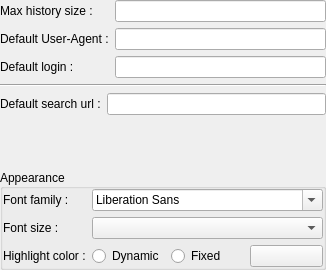
<?xml version="1.0" encoding="UTF-8"?>
<ui version="4.0">
 <class>QQGeneralSettings</class>
 <widget class="QWidget" name="QQGeneralSettings">
  <property name="geometry">
   <rect>
    <x>0</x>
    <y>0</y>
    <width>295</width>
    <height>270</height>
   </rect>
  </property>
  <property name="windowTitle">
   <string>Form</string>
  </property>
  <layout class="QVBoxLayout" name="verticalLayout">
   <property name="leftMargin">
    <number>0</number>
   </property>
   <property name="topMargin">
    <number>0</number>
   </property>
   <property name="rightMargin">
    <number>0</number>
   </property>
   <property name="bottomMargin">
    <number>0</number>
   </property>
   <item>
    <widget class="QWidget" name="genGroupP" native="true">
     <property name="sizePolicy">
      <sizepolicy hsizetype="Preferred" vsizetype="Minimum">
       <horstretch>0</horstretch>
       <verstretch>0</verstretch>
      </sizepolicy>
     </property>
     <layout class="QFormLayout" name="formLayout_2">
      <property name="horizontalSpacing">
       <number>6</number>
      </property>
      <property name="leftMargin">
       <number>0</number>
      </property>
      <property name="topMargin">
       <number>0</number>
      </property>
      <property name="rightMargin">
       <number>0</number>
      </property>
      <property name="bottomMargin">
       <number>0</number>
      </property>
      <item row="0" column="0">
       <widget class="QLabel" name="labelMaxHistorySize">
        <property name="text">
         <string>Max history size :</string>
        </property>
       </widget>
      </item>
      <item row="0" column="1">
       <widget class="QLineEdit" name="maxHistLineEdit"/>
      </item>
      <item row="1" column="0">
       <widget class="QLabel" name="labelDefaultUA">
        <property name="text">
         <string>Default User-Agent :</string>
        </property>
       </widget>
      </item>
      <item row="1" column="1">
       <widget class="QLineEdit" name="defaultUALlineEdit"/>
      </item>
      <item row="2" column="1">
       <widget class="QLineEdit" name="defaultLoginLineEdit"/>
      </item>
      <item row="2" column="0">
       <widget class="QLabel" name="labelDefaultLogin">
        <property name="text">
         <string>Default login :</string>
        </property>
       </widget>
      </item>
     </layout>
    </widget>
   </item>
   <item>
    <widget class="Line" name="line">
     <property name="orientation">
      <enum>Qt::Horizontal</enum>
     </property>
    </widget>
   </item>
   <item>
    <widget class="QWidget" name="widget" native="true">
     <layout class="QFormLayout" name="formLayout_3">
      <property name="leftMargin">
       <number>0</number>
      </property>
      <property name="topMargin">
       <number>0</number>
      </property>
      <property name="rightMargin">
       <number>0</number>
      </property>
      <property name="bottomMargin">
       <number>0</number>
      </property>
      <item row="0" column="0">
       <widget class="QLabel" name="labelSearchUrl">
        <property name="text">
         <string>Default search url :</string>
        </property>
       </widget>
      </item>
      <item row="0" column="1">
       <widget class="QLineEdit" name="defaultWebSearchUrlLineEdit"/>
      </item>
     </layout>
    </widget>
   </item>
   <item>
    <spacer name="verticalSpacer">
     <property name="orientation">
      <enum>Qt::Vertical</enum>
     </property>
     <property name="sizeHint" stdset="0">
      <size>
       <width>20</width>
       <height>40</height>
      </size>
     </property>
    </spacer>
   </item>
   <item>
    <widget class="QGroupBox" name="appGroupB">
     <property name="sizePolicy">
      <sizepolicy hsizetype="Preferred" vsizetype="Minimum">
       <horstretch>0</horstretch>
       <verstretch>0</verstretch>
      </sizepolicy>
     </property>
     <property name="title">
      <string>Appearance</string>
     </property>
     <property name="alignment">
      <set>Qt::AlignLeading|Qt::AlignLeft|Qt::AlignVCenter</set>
     </property>
     <layout class="QFormLayout" name="formLayout">
      <property name="leftMargin">
       <number>0</number>
      </property>
      <property name="topMargin">
       <number>0</number>
      </property>
      <property name="rightMargin">
       <number>0</number>
      </property>
      <property name="bottomMargin">
       <number>0</number>
      </property>
      <item row="0" column="0">
       <widget class="QLabel" name="labelFontFam">
        <property name="text">
         <string>Font family :</string>
        </property>
       </widget>
      </item>
      <item row="0" column="1">
       <widget class="QFontComboBox" name="fontFamComboB"/>
      </item>
      <item row="1" column="0">
       <widget class="QLabel" name="labelFontSize">
        <property name="text">
         <string>Font size :</string>
        </property>
       </widget>
      </item>
      <item row="1" column="1">
       <widget class="QComboBox" name="fontSizeComboB"/>
      </item>
      <item row="2" column="0">
       <widget class="QLabel" name="label">
        <property name="text">
         <string>Highlight color :</string>
        </property>
       </widget>
      </item>
      <item row="2" column="1">
       <widget class="QWidget" name="widget_2" native="true">
        <layout class="QHBoxLayout" name="horizontalLayout">
         <property name="leftMargin">
          <number>0</number>
         </property>
         <property name="topMargin">
          <number>0</number>
         </property>
         <property name="rightMargin">
          <number>0</number>
         </property>
         <property name="bottomMargin">
          <number>0</number>
         </property>
         <item>
          <widget class="QRadioButton" name="dynamicHighLightColorRB">
           <property name="text">
            <string>Dynamic</string>
           </property>
          </widget>
         </item>
         <item>
          <widget class="QRadioButton" name="fixedHighLightColorRB">
           <property name="text">
            <string>Fixed</string>
           </property>
          </widget>
         </item>
         <item>
          <widget class="QPushButton" name="colorChooserRB">
           <property name="text">
            <string/>
           </property>
          </widget>
         </item>
        </layout>
       </widget>
      </item>
     </layout>
    </widget>
   </item>
  </layout>
 </widget>
 <resources/>
 <connections/>
</ui>
